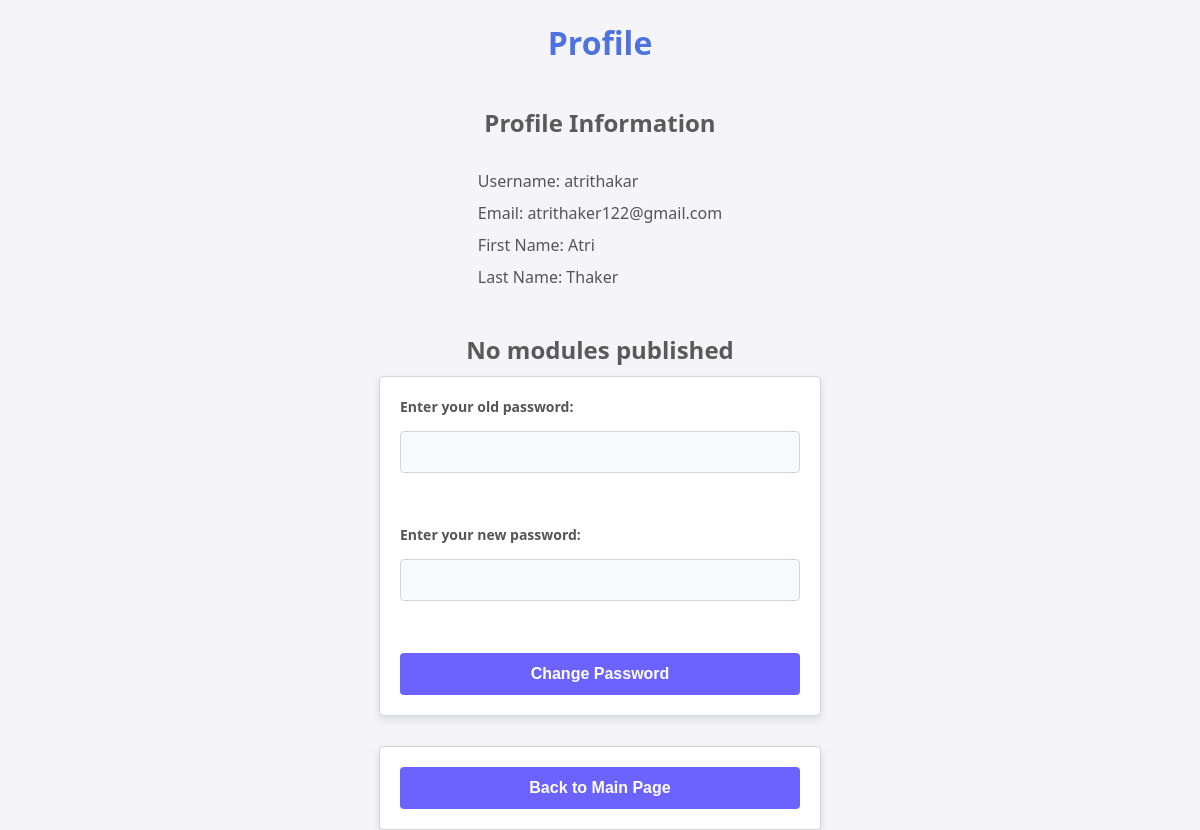
Page /profile (signed in) on the earlier database version.
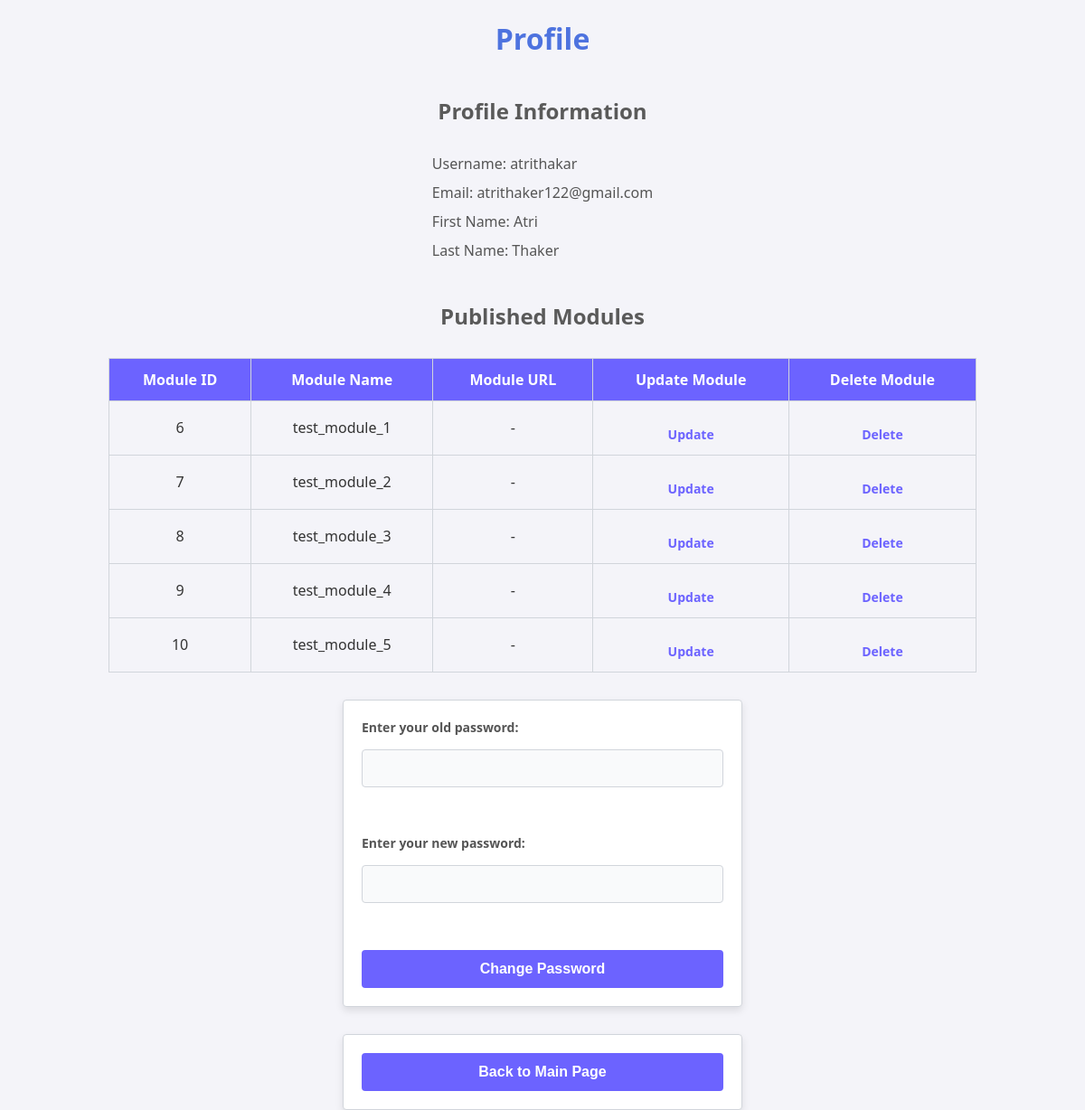
Same page on the later database version.
### models.py (models this page shows, shortened)
class User(db.Model):
    email = db.Column(db.String(80), primary_key = True)
    password = db.Column(db.String(120), nullable=False)
    first_name = db.Column(db.String(40), nullable=False)
    last_name = db.Column(db.String(40), nullable=True)
    username = db.Column(db.String(40), nullable=False)

class Module(db.Model):
    module_id = db.Column(db.Integer, primary_key=True)
    module_name = db.Column(db.String(80), nullable=False)
    module_url = db.Column(db.String(120), nullable=False)
    associated_user = db.Column(db.String(80), db.ForeignKey('user.email'), nullable=False)

### app.py (the view)
@app.route('/profile',methods=['GET'])
def get_profile():
    return get_profile_webui()

### webui_funcs.py (called while the page is built)
def get_profile_webui():
    if session.get('email'):
        profile = User.query.filter_by(email=session.get('email')).first()
        return render_template('profile.html',profile=profile,modules=Module.query.filter_by(associated_user=session.get('email')).all())
    return redirect(url_for('index'))

### templates/profile.html (shortened to what this page needs)
<!DOCTYPE html>
<html lang="en">
<head>
    <link rel="stylesheet" href="{{ url_for('static', filename='profile.css') }}">
</head>
<body>
    <h1>Profile</h1>
    {% if profile %}
    <h2>Profile Information</h2>
    <ul>
        <li>Username: {{ profile['username'] }}</li>
        <li>Email: {{ profile['email'] }}</li>
        <li>First Name: {{ profile['first_name'] }}</li>
        <li>Last Name: {{ profile['last_name'] }}</li>
    </ul>
    {% else %}
    <h2>Error occured getting profle information...</h2>
    {% endif %}
    {% if modules %}
    <h2>Published Modules</h2>
    <table border="1">
        <thead>
            <tr>
                <th>Module ID</th>
                <th>Module Name</th>
                <th>Module URL</th>
                <th>Update Module</th>
                <th>Delete Module</th>
            </tr>
        </thead>
        <tbody>
            {% for module in modules %}
            <tr>
                <td>{{ module['module_id'] }}</td>
                <td>{{ module['module_name'] }}</td>
                <td>{{ module['module_url'] }}</td>
                <td><a href="/update_module/{{module.module_id}}">Update</a></td>
                <td><a href="/delete_module/{{module.module_id}}">Delete</a></td>
            </tr>
            {% endfor %}
        </tbody>
    </table>
    {% else %}
    <h2>No modules published</h2>
    {% endif %}
    <form action="/change_password" method="post">
        <label for="old_password">Enter your old password: </label>
        <input type="text" name="old_password" id="old_password" required><br>
        <label for="new_password">Enter your new password: </label>
        <input type="text" name="new_password" id="new_password" required><br>
        <button type="submit">Change Password</button>
    </form>
    <form action="/main_page" method="get">
        <button type="submit">Back to Main Page</button>
    </form>
</body>
</html>

### static/profile.css (style rules this page uses)
body { font-family: 'Segoe UI', Tahoma, Geneva, Verdana, sans-serif; background-color: #f4f4f9; color: #333333; margin: 0; padding: 0; display: flex; flex-direction: column; align-items: center; height: 100vh; justify-content: flex-start; }
h1 { color: #4e73df; text-align: center; }
h2 { color: #5a5a5a; margin-bottom: 10px; }
ul { list-style-type: none; padding: 0; margin-bottom: 20px; }
ul li { font-size: 16px; padding: 5px 0; color: #555555; }
form { display: flex; flex-direction: column; gap: 15px; background-color: #ffffff; padding: 20px; border: 1px solid #d1d5db; box-shadow: 0 4px 8px rgba(0, 0, 0, 0.1); width: 100%; max-width: 400px; border-radius: 4px; margin-bottom: 30px; }
form label { font-size: 14px; color: #555555; font-weight: bold; }
form input { width: 100%; padding: 12px; font-size: 14px; border: 1px solid #d1d5db; background-color: #f9fafb; color: #333333; border-radius: 4px; box-sizing: border-box; }
button { padding: 12px; font-size: 16px; font-weight: bold; background-color: #6c63ff; color: #ffffff; border: none; border-radius: 4px; cursor: pointer; transition: background-color 0.3s ease-in-out; }
table { width: 80%; border-collapse: collapse; margin-top: 20px; margin-bottom: 30px; }
table th, table td { padding: 12px; text-align: center; border: 1px solid #d1d5db; }
table th { background-color: #6c63ff; color: white; }
table td a { text-decoration: none; color: #6c63ff; font-weight: bold; transition: color 0.3s ease-in-out; }
a { color: #6c63ff; text-decoration: none; font-size: 14px; transition: color 0.3s ease-in-out; display: inline-block; margin-top: 15px; }

Differences in the rows shown:
added Module: module_id "6", module_name "test_module_1", module_url "-"
added Module: module_id "7", module_name "test_module_2", module_url "-"
added Module: module_id "8", module_name "test_module_3", module_url "-"
added Module: module_id "9", module_name "test_module_4", module_url "-"
added Module: module_id "10", module_name "test_module_5", module_url "-"
Other differences:
text no longer shown: "No modules published"
text now shown: "Published Modules Module ID Module Name Module URL Update Module Delete Module"
